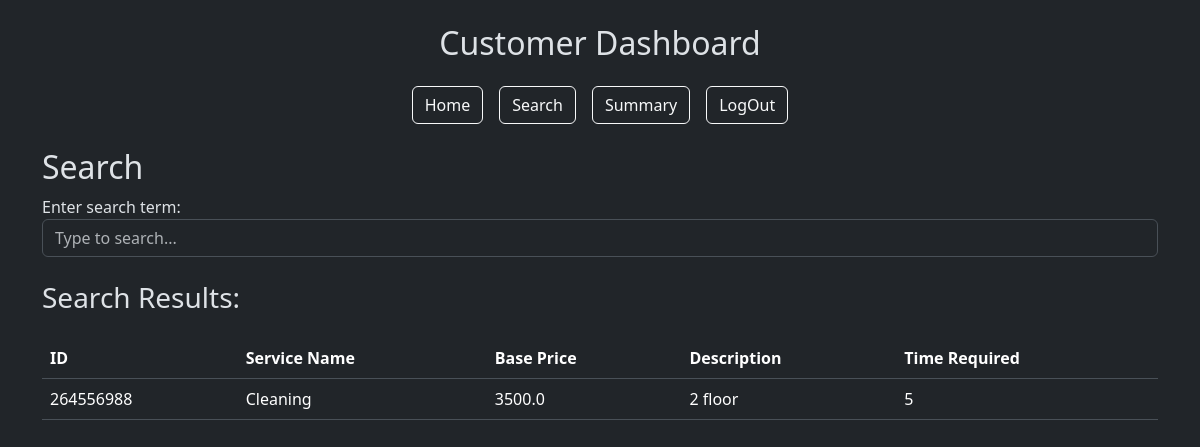
Before: /search (signed in) with the older database file.
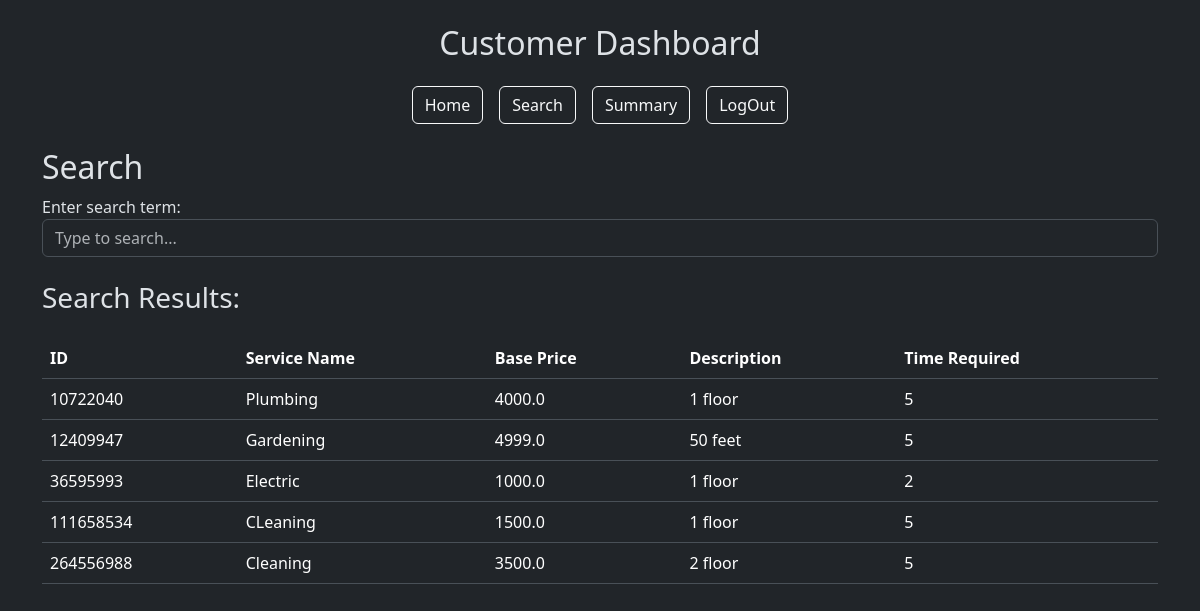
After: the same page with the newer database file.
### models.py (models this page shows)
class Service(db.Model):
    __tablename__ = 'service'
    id = db.Column(db.Integer, primary_key=True)
    service_name = db.Column(db.String(80), unique=False, nullable=False)
    description = db.Column(db.Text, nullable=False)
    price = db.Column(db.Float, nullable=False)
    time_required = db.Column(db.Integer, nullable=False)
    service_requests = db.relationship('ServiceRequest', back_populates='service', lazy=True)

### app.py (the view)
@app.route('/search', methods=['GET', 'POST'])
def search():
    customers = Customer.query.all()
    professionals = Professional.query.all()
    services = Service.query.all()
    service_requests = ServiceRequest.query.all()
    return render_template('search.html', customers=customers, professionals=professionals, services=services, service_requests=service_requests)

### templates/search.html (shortened to what this page needs)
{% extends "layout.html" %}  {% block content %}
<h2>Search</h2>
<div class="form-group">
  <label for="search_term">Enter search term:</label>
  <input
    type="text"
    class="form-control"
    id="search_term"
    name="search_term"
    placeholder="Type to search..."
  />
</div>
<h3 class="my-4">Search Results:</h3>
{% if session.get('user_role') == 'admin' %}
<h4>Service Requests:</h4>
<div class="table-responsive admin">
  <table class="table">
    <thead>
      <tr>
        <th>ID</th>
        <th>Requested By</th>
        <th>Assigned Professional</th>
        <th>Requested Date</th>
        <th>Status</th>
      </tr>
    </thead>
    <tbody>
      {% for service_request in service_requests %}
      <tr class="item">
        <td>{{service_request.id}}</td>
        <td>
          {{ service_request.customer.user.name if service_request.professional
          else 'N/A' }}
        </td>
        <td>
          {{ service_request.professional.user.name if
          service_request.professional else 'N/A' }}
        </td>
        <td>{{service_request.date_of_request.strftime('%Y-%m-%d') }}</td>
        <td>{{service_request.status}}</td>
      </tr>
      {% endfor %}
    </tbody>
  </table>
</div>
<h4>Customers:</h4>
<div class="table-responsive admin">
  <table class="table">
    <thead>
      <tr>
        <th>ID</th>
        <th>Name</th>
        <th>Address</th>
        <th>Contact</th>
        <th>Pincode</th>
      </tr>
    </thead>
    <tbody>
      {% for customer in customers %}
      <tr class="item">
        <td>{{customer.id}}</td>
        <td>{{customer.user.name}}</td>
        <td>{{customer.address}}</td>
        <td>{{customer.contact}}</td>
        <td>{{customer.pincode}}</td>
      </tr>
      {% endfor %}
    </tbody>
  </table>
</div>
<h4>Professionals:</h4>
<div class="table-responsive admin">
  <table class="table">
    <thead>
      <tr>
        <th>ID</th>
        <th>Name</th>
        <th>Experience</th>
        <th>Service Name</th>
        <th>Pincode</th>
      </tr>
    </thead>
    <tbody>
      {% for professional in professionals %}
      <tr class="item">
        <td>{{professional.id}}</td>
        <td>{{professional.user.name}}</td>
        <td>{{professional.experience}}</td>
        <td>{{professional.service_name}}</td>
        <td>{{professional.pincode}}</td>
      </tr>
      {% endfor %}
    </tbody>
  </table>
</div>
{% elif session.get('user_role') == 'customer' %}
<div class="table-responsive">
  <table class="table">
    <thead>
      <tr>
        <th>ID</th>
        <th>Service Name</th>
        <th>Base Price</th>
        <th>Description</th>
        <th>Time Required</th>
      </tr>
    </thead>
    <tbody>
      {% for service in services %}
      <tr class="item">
        <td>{{service.id}}</td>
        <td>{{service.service_name}}</td>
        <td>{{service.price}}</td>
        <td>{{service.description}}</td>
        <td>{{service.time_required}}</td>
      </tr>
      {% endfor %}
    </tbody>
  </table>
</div>
{% endif %} {% endblock %}

### templates/layout.html (shortened to what this page needs)
<!DOCTYPE html>
<html lang="en">
  <head>
    <link
      href="https://cdn.jsdelivr.net/npm/bootstrap@5.3.3/dist/css/bootstrap.min.css"
      rel="stylesheet"
    />
  </head>
  <body data-bs-theme="dark">
    <div class="container mt-4">
      {% if request.endpoint not in ['login', 'register'] %}
      <div class="text-center my-4">
        <h2 class="text-capitalize">
          {{ session.get('user_role') }} Dashboard
        </h2>
      </div>
      <div class="d-flex justify-content-center mb-4">
        <div class="d-flex flex-row gap-3">
          <a href="#" class="btn btn-outline-light">Home</a>
          <a href="{{ url_for('search') }}" class="btn btn-outline-light"
            >Search</a
          >
          <a href="{{ url_for('summary') }}" class="btn btn-outline-light"
            >Summary</a
          >
          <a href="{{ url_for('logout') }}" class="btn btn-outline-light"
            >LogOut</a
          >
        </div>
      </div>
      {% endif %}
      {% block content %} {% endblock %}
    </div>
  </body>
</html>

Changed rows visible on the page:
added Service: id "10722040", service_name "Plumbing", price "4000.0", description "1 floor", time_required "5"
added Service: id "12409947", service_name "Gardening", price "4999.0", description "50 feet", time_required "5"
added Service: id "36595993", service_name "Electric", price "1000.0", description "1 floor", time_required "2"
added Service: id "111658534", service_name "CLeaning", price "1500.0", description "1 floor", time_required "5"
